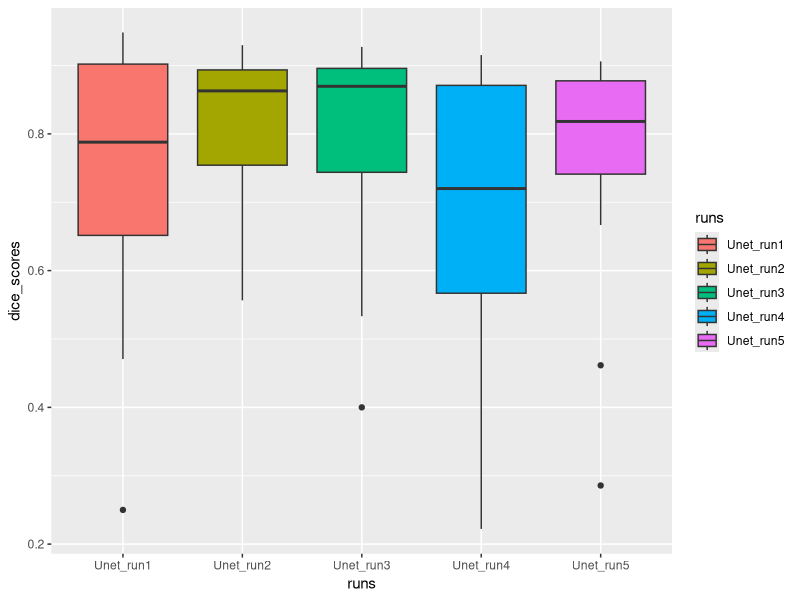

Recreate this plot in R.
install.packages('ggplot2')
library(ggplot2)

df_Unet = read.csv('boxplots/Unet_dice_scores.csv')

df_names = df_Unet[c(2,4,6,8,10)]
df_boxplot = df_Unet[,-c(2,4,6,8,10)]

df_boxplot = stack(df_boxplot, select=(1:5))
names(df_boxplot) = c("dice_scores", "runs")

boxplot = ggplot(df_boxplot, aes(x=runs, y=dice_scores, fill=runs)) + geom_boxplot()
ggsave("Unet_boxplot.png", boxplot, path="/boxplots")